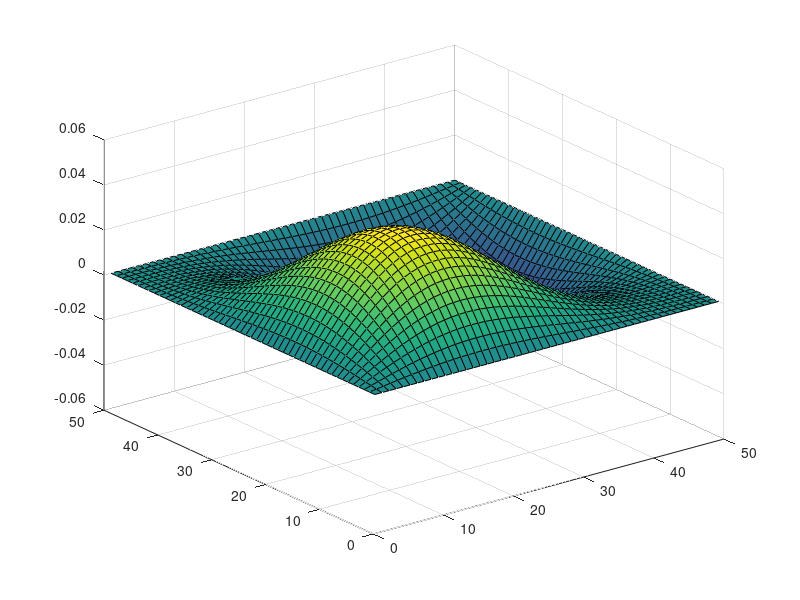

Here is the MATLAB script that generated this plot:
bc = [0,0,0,0];
nx = 50;
ny = 50;
deltax = 1;
deltay = 1;
B = zeros(1, nx*ny);


G = sparse(nx*ny, nx*ny);

for i = 1:nx
   G(nx,:) = 0;
   G(nx,nx) = 1; 
end




for i = 1:nx
    for j = 1:ny
        n = j + (i-1)*ny;
        
        if i == 1 || i == nx
           G(n,:) = 0;
           G(n,n) = 1;
        elseif j == ny || j == 1
           G(n,:) = 0;
           G(n,n) = 1;
            
        else
            G(n,n) = -4;
            G(n,j + (i-2)*ny) = 1;
            G(n,j-1 + (i-1)*ny) = 1;
            G(n,j+1 + (i-1)*ny) = 1;
            G(n,j + (i)*ny) = 1;
        end
        
        
        
    end
end


[E,D] = eigs(G,9,'SM');

V = zeros(nx,ny,9);


for i = 1:9
   V(:,:,i)= reshape(E(:,i), [nx, ny]);
end
surf(V(:,:,3));
